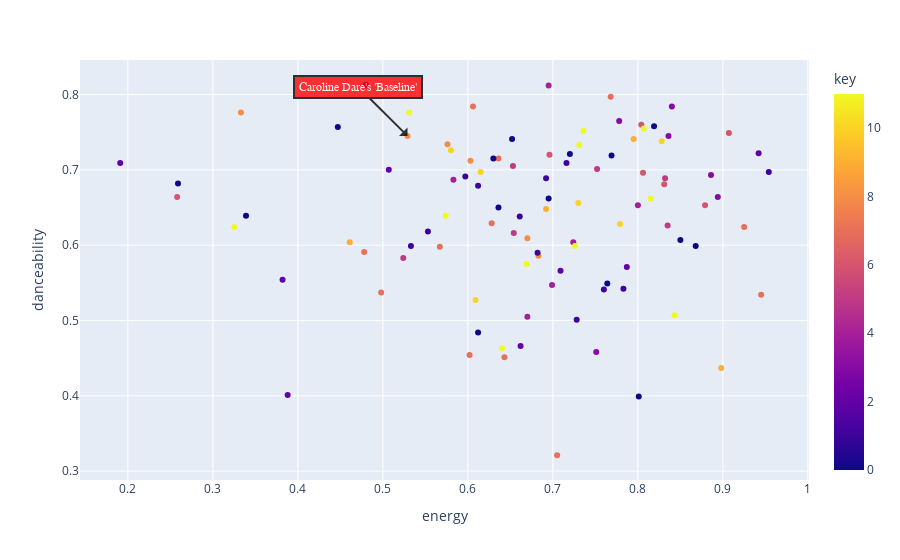

Notebook cell for this chart:
### Code cell
hover_columns = ['name', 'artist', 'added_at', 'tempo', 'valence']
fig = px.scatter(most_recently_added, x="energy", y='danceability', color='key', color_discrete_sequence=px.colors.qualitative.Bold, hover_data=hover_columns)

# Find the index of the song "Shape of You" in the most_recently_added dataframe
song_index = most_recently_added[most_recently_added['name'] == 'Baseline'].index[0]

# Get the x and y coordinates of the point corresponding to the song
x_coord = most_recently_added.loc[song_index, 'energy']
y_coord = most_recently_added.loc[song_index, 'danceability']

# Create the arrow and text annotation
fig.add_annotation(
    x=x_coord,
    y=y_coord,
    ax=x_coord-50,
    ay=y_coord-50,
    text="Caroline Dare's 'Baseline'",
    arrowhead=1,
    showarrow=True,
    font=dict(
        family="Courier New, monospace",
        size=12,
        color="#ffffff"
    ),
    align="center",
    arrowcolor="black",
    arrowwidth=2,
    arrowsize=1,
    bordercolor="black",
    borderwidth=2,
    borderpad=4,
    bgcolor="red",
    opacity=0.8
)

# Show the plot
fig.show()

### Figure 1 — Plotly figure (JSON) as saved in the notebook; plotly's stock layout.template omitted (floating-point values rounded to 4 significant figures; data arrays with more than 128 entries replaced by an {"elided": "..."} marker saying what was removed)
{"data": [{"customdata": {"elided": "100x5 mixed values"}, "hovertemplate": "energy=%{x}<br>danceability=%{y}<br>name=%{customdata[0]}<br>artist=%{customdata[1]}<br>added_at=%{customdata[2]}<br>tempo=%{customdata[3]}<br>valence=%{customdata[4]}<br>key=%{marker.color}<extra></extra>", "legendgroup": "", "marker": {"color": [5, 1, 8, 0, 0, 3, 1, 11, 4, 1, 1, 7, 9, 0, 10, 4, 7, 1, 8, 4, 4, 0, 1, 11, 0, 3, 0, 7, 2, 10, 10, 0, 11, 4, 6, 4, 1, 7, 8, 8, 3, 2, 0, 11, 5, 5, 2, 7, 5, 11, 3, 6, 1, 6, 7, 9, 1, 11, 11, 2, 7, 7, 1, 11, 0, 1, 7, 2, 8, 7, 0, 2, 0, 3, 1, 10, 11, 0, 0, 10, 7, 1, 10, 2, 5, 6, 9, 8, 7, 11, 6, 3, 11, 6, 9, 5, 6, 2, 0, 0], "coloraxis": "coloraxis", "symbol": "circle"}, "mode": "markers", "name": "", "orientation": "v", "showlegend": false, "type": "scatter", "x": [0.832, 0.716, 0.333, 0.339, 0.819, 0.836, 0.48, 0.669, 0.67, 0.533, 0.553, 0.478, 0.692, 0.85, 0.779, 0.724, 0.606, 0.728, 0.576, 0.583, 0.8, 0.612, 0.612, 0.726, 0.447, 0.84, 0.801, 0.768, 0.507, 0.73, 0.609, 0.695, 0.731, 0.699, 0.831, 0.695, 0.954, 0.705, 0.683, 0.529, 0.778, 0.388, 0.764, 0.574, 0.835, 0.654, 0.787, 0.602, 0.524, 0.736, 0.894, 0.879, 0.783, 0.806, 0.628, 0.461, 0.682, 0.815, 0.64, 0.709, 0.925, 0.643, 0.597, 0.843, 0.652, 0.76, 0.636, 0.191, 0.67, 0.498, 0.63, 0.382, 0.259, 0.886, 0.692, 0.828, 0.531, 0.72, 0.868, 0.58, 0.945, 0.661, 0.615, 0.942, 0.653, 0.804, 0.795, 0.603, 0.567, 0.807, 0.258, 0.751, 0.325, 0.907, 0.898, 0.752, 0.696, 0.662, 0.636, 0.769], "xaxis": "x", "y": [0.689, 0.709, 0.776, 0.639, 0.758, 0.745, 0.813, 0.575, 0.505, 0.599, 0.618, 0.591, 0.648, 0.607, 0.628, 0.604, 0.784, 0.501, 0.734, 0.687, 0.653, 0.484, 0.679, 0.599, 0.757, 0.784, 0.399, 0.797, 0.7, 0.656, 0.527, 0.662, 0.733, 0.547, 0.681, 0.812, 0.697, 0.321, 0.586, 0.745, 0.765, 0.401, 0.549, 0.639, 0.626, 0.616, 0.571, 0.454, 0.583, 0.752, 0.664, 0.653, 0.542, 0.696, 0.629, 0.604, 0.59, 0.662, 0.463, 0.566, 0.624, 0.451, 0.691, 0.507, 0.741, 0.541, 0.715, 0.709, 0.609, 0.537, 0.715, 0.554, 0.682, 0.693, 0.689, 0.738, 0.776, 0.721, 0.599, 0.726, 0.534, 0.638, 0.697, 0.722, 0.705, 0.76, 0.741, 0.712, 0.598, 0.755, 0.664, 0.458, 0.624, 0.749, 0.437, 0.701, 0.72, 0.466, 0.65, 0.719], "yaxis": "y"}], "layout": {"annotations": [{"align": "center", "arrowcolor": "black", "arrowhead": 1, "arrowsize": 1, "arrowwidth": 2, "ax": -49.47, "ay": -49.26, "bgcolor": "red", "bordercolor": "black", "borderpad": 4, "borderwidth": 2, "font": {"color": "#ffffff", "family": "Courier New, monospace", "size": 12}, "opacity": 0.8, "showarrow": true, "text": "Caroline Dare's 'Baseline'", "x": 0.529, "y": 0.745}], "coloraxis": {"colorbar": {"title": {"text": "key"}}, "colorscale": [[0, "#0d0887"], [0.1111, "#46039f"], [0.2222, "#7201a8"], [0.3333, "#9c179e"], [0.4444, "#bd3786"], [0.5556, "#d8576b"], [0.6667, "#ed7953"], [0.7778, "#fb9f3a"], [0.8889, "#fdca26"], [1, "#f0f921"]]}, "legend": {"tracegroupgap": 0}, "margin": {"t": 60}, "xaxis": {"anchor": "y", "domain": [0, 1], "title": {"text": "energy"}}, "yaxis": {"anchor": "x", "domain": [0, 1], "title": {"text": "danceability"}}}}
